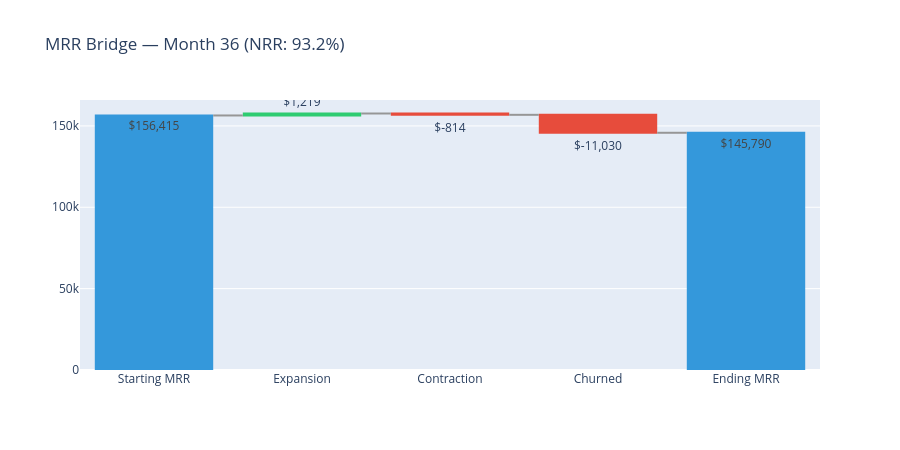

The notebook cell this image was saved under:
### Markdown cell above
## MRR bridge for a single month

A waterfall view of one month's NRR components makes the decomposition concrete —
this is the same "show the actual before/after mechanism, not just a summary number"
instinct that made the CLV bug-fix story land in notebook 06.

### Code cell
# pick a mid-panel month with meaningful volume
mid_month = int(nrr_df.dropna(subset=['nrr'])['month'].median())
fig = plot_nrr_waterfall(nrr_df, month=mid_month)
fig.show()

### Figure 1 — Plotly figure (JSON) as saved in the notebook; plotly's stock layout.template omitted (floating-point values rounded to 4 significant figures)
{"data": [{"connector": {"line": {"color": "rgb(150,150,150)"}}, "decreasing": {"marker": {"color": "#e74c3c"}}, "increasing": {"marker": {"color": "#2ecc71"}}, "measure": ["absolute", "relative", "relative", "relative", "total"], "orientation": "v", "text": ["$156,415", "$1,219", "$-814", "$-11,030", "$145,790"], "totals": {"marker": {"color": "#3498db"}}, "type": "waterfall", "x": ["Starting MRR", "Expansion", "Contraction", "Churned", "Ending MRR"], "y": [156400.0, 1219.0, -813.6, -11030.0, 0]}], "layout": {"height": 450, "title": {"text": "MRR Bridge — Month 36 (NRR: 93.2%)"}}}
